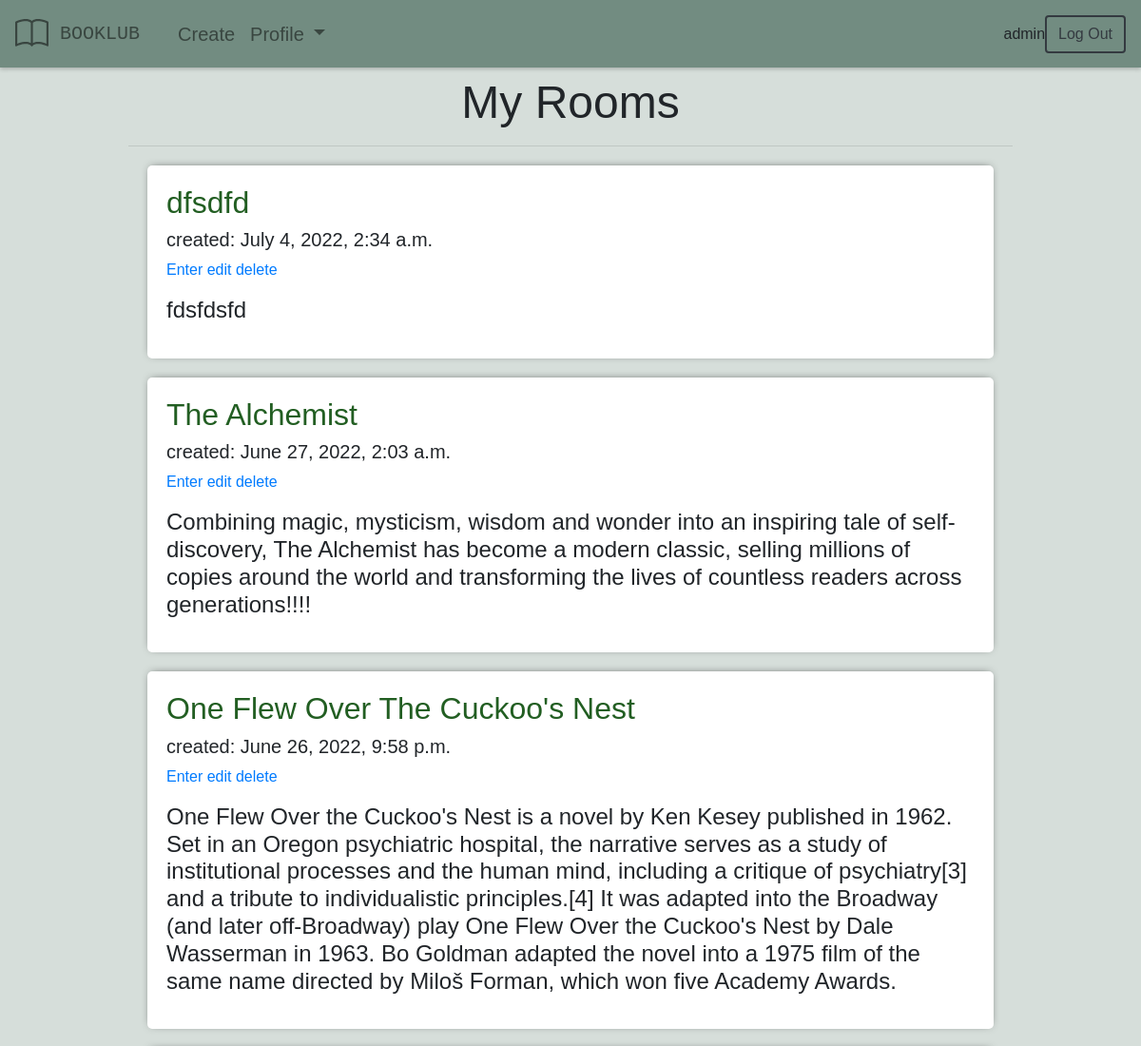
The app's page /my-rooms (signed in, upper part), older data.
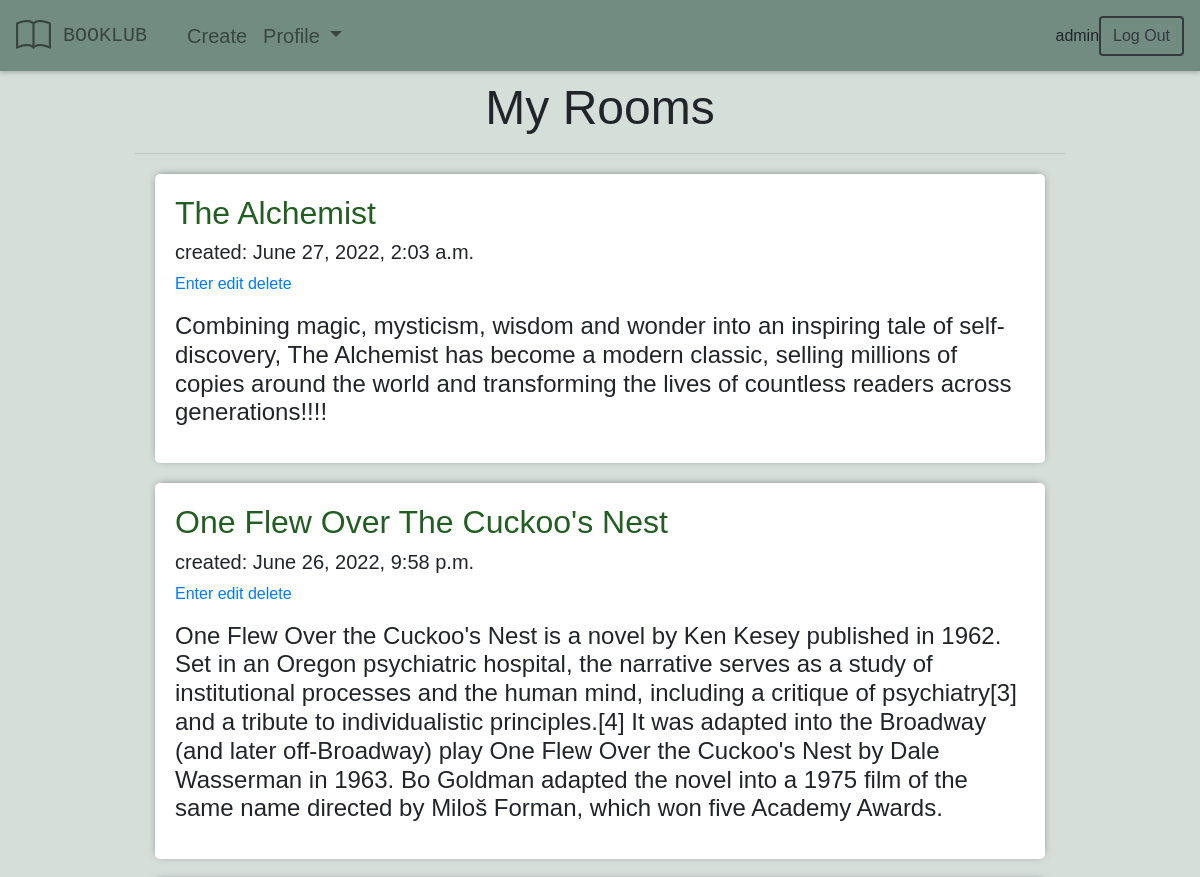
The same page, newer data.
### backend/models.py (models this page shows, shortened)
class Room(models.Model):
    host = models.ForeignKey(User, on_delete=models.CASCADE)
    name = models.CharField(max_length=255)
    description = models.TextField(null=True)
    date_created = models.DateTimeField(default=datetime.datetime.now)
    class Meta:
        ordering = ['-date_created',]

### backend/views.py (the view)
# urls.py: path('my-rooms', myRooms.as_view(), name='my-rooms'),
class myRooms(LoginRequiredMixin, ListView):
    template_name = 'backend/my-rooms.html'
    model = models.Room
    context_object_name = 'rooms'
    def get_context_data(self,**kwargs):
        context = super().get_context_data(**kwargs)
        context['rooms']= context['rooms'].filter(host=self.request.user)
        return context

### backend/templates/backend/my-rooms.html
{% extends 'index.html' %}
{% block page %}
<div class="bg-container-custom">
    <div class="container-fluid center-column-home">
        <h1 class="text-center mt-2 mb-2">My Rooms</h1>
        <hr>
        {% for room in rooms %}
            <div class="item-row">
                <h2 style="color: var(--dark-text);">{{ room.name }}</h2>
                <h5>created: {{ room.date_created }}</h5>
                <a href="{% url 'chat-room' room.id %}">Enter</a>
                <a href="{% url 'edit-room' room.id %}">edit</a>
                <a href="{% url 'delete-room' room.id %}">delete</a>
                <h4 class="pt-3">{{ room.description|linebreaks }}</h4>
            </div>
        {% endfor %}
    </div>
</div>
{% endblock page %}

Row changes from the older to the newer data that the page shows:
removed Room: name "dfsdfd", date_created "July 4, 2022, 2:34 a.m.", description "fdsfdsfd"
